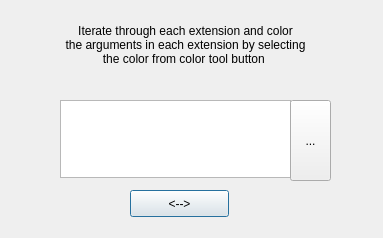
<?xml version="1.0" encoding="UTF-8"?>
<ui version="4.0">
 <class>SolutionDialog2</class>
 <widget class="QDialog" name="SolutionDialog2">
  <property name="geometry">
   <rect>
    <x>0</x>
    <y>0</y>
    <width>383</width>
    <height>238</height>
   </rect>
  </property>
  <property name="windowTitle">
   <string>Dialog</string>
  </property>
  <widget class="QPushButton" name="pushButton">
   <property name="geometry">
    <rect>
     <x>130</x>
     <y>190</y>
     <width>99</width>
     <height>27</height>
    </rect>
   </property>
   <property name="text">
    <string>&lt;--&gt;</string>
   </property>
  </widget>
  <widget class="QTextEdit" name="textEdit">
   <property name="geometry">
    <rect>
     <x>60</x>
     <y>100</y>
     <width>231</width>
     <height>78</height>
    </rect>
   </property>
  </widget>
  <widget class="QToolButton" name="toolButton">
   <property name="geometry">
    <rect>
     <x>290</x>
     <y>100</y>
     <width>41</width>
     <height>81</height>
    </rect>
   </property>
   <property name="text">
    <string>...</string>
   </property>
   <property name="icon">
    <iconset resource="resources.qrc">
     <normaloff>:/images/colorize.png</normaloff>:/images/colorize.png</iconset>
   </property>
  </widget>
  <widget class="QLabel" name="label">
   <property name="geometry">
    <rect>
     <x>0</x>
     <y>0</y>
     <width>371</width>
     <height>91</height>
    </rect>
   </property>
   <property name="text">
    <string>&lt;html&gt;&lt;head/&gt;&lt;body&gt;&lt;p align=&quot;center&quot;&gt;Iterate through each extension and color &lt;br&gt;the arguments in each extension by selecting&lt;br&gt; the color from color tool button &lt;/p&gt;&lt;/body&gt;&lt;/html&gt;</string>
   </property>
  </widget>
 </widget>
 <resources>
  <include location="resources.qrc"/>
 </resources>
 <connections/>
</ui>
